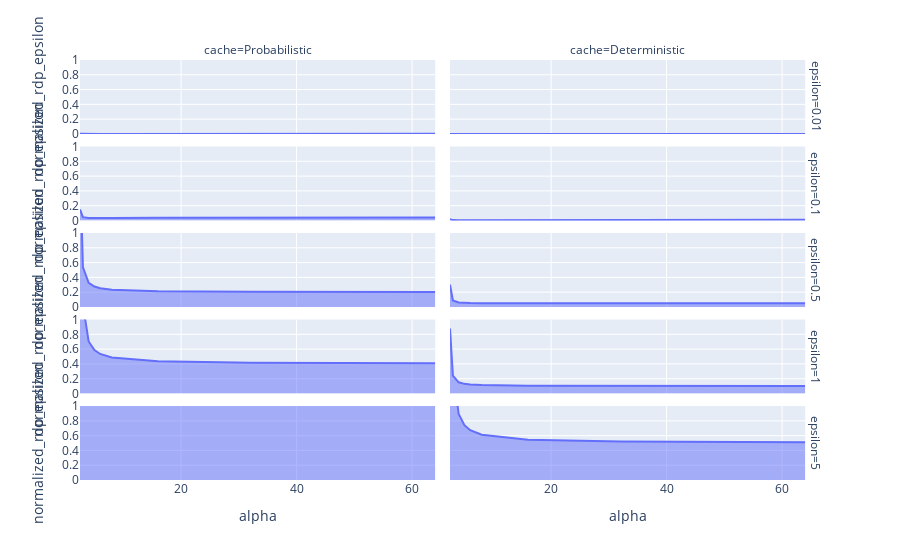

Source (notebook cell):
### Code cell
curves = {}
for epsilon in [0.01, 0.1, 0.5, 1, 5]:
    curves[f"Probabilistic_{epsilon}"] = (PureDPtoRDP(epsilon=3*epsilon) + LaplaceCurve(laplace_noise=1/epsilon))
    curves[f"Deterministic_{epsilon}"] = LaplaceCurve(laplace_noise=1/epsilon)
df = df_normalized_curves(curves)
df["epsilon"] = df.mech_name.apply(lambda s: s.split("_")[1])
df["cache"] = df.mech_name.apply(lambda s: s.split("_")[0])
px.area(df, range_y=[1e-6,1], log_y=False, x="alpha", y="normalized_rdp_epsilon", facet_col="cache", line_group="mech_name", facet_row="epsilon")

### Figure 1 — Plotly figure (JSON) as saved in the notebook; plotly's stock layout.template omitted (floating-point values rounded to 4 significant figures)
{"data": [{"fillpattern": {"shape": ""}, "hovertemplate": "epsilon=0.01<br>cache=Probabilistic<br>mech_name=Probabilistic_0.01<br>alpha=%{x}<br>normalized_rdp_epsilon=%{y}<extra></extra>", "legendgroup": "", "line": {"color": "#636efa"}, "marker": {"symbol": "circle"}, "mode": "lines", "name": "", "orientation": "v", "showlegend": false, "stackgroup": "1", "type": "scatter", "x": [2.5, 3, 4, 5, 6, 8, 16, 32, 64], "xaxis": "x9", "y": [0.001582, 0.0004845, 0.00037, 0.0003807, 0.0004127, 0.0004944, 0.0008535, 0.001489, 0.002308], "yaxis": "y9"}, {"fillpattern": {"shape": ""}, "hovertemplate": "epsilon=0.01<br>cache=Deterministic<br>mech_name=Deterministic_0.01<br>alpha=%{x}<br>normalized_rdp_epsilon=%{y}<extra></extra>", "legendgroup": "", "line": {"color": "#636efa"}, "marker": {"symbol": "circle"}, "mode": "lines", "name": "", "orientation": "v", "showlegend": false, "stackgroup": "1", "type": "scatter", "x": [2.5, 3, 4, 5, 6, 8, 16, 32, 64], "xaxis": "x10", "y": [0.0001578, 4.834e-05, 3.694e-05, 3.805e-05, 4.13e-05, 4.962e-05, 8.748e-05, 0.0001642, 0.0003064], "yaxis": "y10"}, {"fillpattern": {"shape": ""}, "hovertemplate": "epsilon=0.1<br>cache=Probabilistic<br>mech_name=Probabilistic_0.1<br>alpha=%{x}<br>normalized_rdp_epsilon=%{y}<extra></extra>", "legendgroup": "", "line": {"color": "#636efa"}, "marker": {"symbol": "circle"}, "mode": "lines", "name": "", "orientation": "v", "showlegend": false, "stackgroup": "1", "type": "scatter", "x": [2.5, 3, 4, 5, 6, 8, 16, 32, 64], "xaxis": "x7", "y": [0.1494, 0.0446, 0.03201, 0.03072, 0.03097, 0.03215, 0.03544, 0.03771, 0.03889], "yaxis": "y7"}, {"fillpattern": {"shape": ""}, "hovertemplate": "epsilon=0.1<br>cache=Deterministic<br>mech_name=Deterministic_0.1<br>alpha=%{x}<br>normalized_rdp_epsilon=%{y}<extra></extra>", "legendgroup": "", "line": {"color": "#636efa"}, "marker": {"symbol": "circle"}, "mode": "lines", "name": "", "orientation": "v", "showlegend": false, "stackgroup": "1", "type": "scatter", "x": [2.5, 3, 4, 5, 6, 8, 16, 32, 64], "xaxis": "x8", "y": [0.01522, 0.004649, 0.00352, 0.003583, 0.003833, 0.004445, 0.006462, 0.008185, 0.009112], "yaxis": "y8"}, {"fillpattern": {"shape": ""}, "hovertemplate": "epsilon=0.5<br>cache=Probabilistic<br>mech_name=Probabilistic_0.5<br>alpha=%{x}<br>normalized_rdp_epsilon=%{y}<extra></extra>", "legendgroup": "", "line": {"color": "#636efa"}, "marker": {"symbol": "circle"}, "mode": "lines", "name": "", "orientation": "v", "showlegend": false, "stackgroup": "1", "type": "scatter", "x": [2.5, 3, 4, 5, 6, 8, 16, 32, 64], "xaxis": "x5", "y": [2.034, 0.5403, 0.3251, 0.2757, 0.2541, 0.2344, 0.214, 0.2064, 0.203], "yaxis": "y5"}, {"fillpattern": {"shape": ""}, "hovertemplate": "epsilon=0.5<br>cache=Deterministic<br>mech_name=Deterministic_0.5<br>alpha=%{x}<br>normalized_rdp_epsilon=%{y}<extra></extra>", "legendgroup": "", "line": {"color": "#636efa"}, "marker": {"symbol": "circle"}, "mode": "lines", "name": "", "orientation": "v", "showlegend": false, "stackgroup": "1", "type": "scatter", "x": [2.5, 3, 4, 5, 6, 8, 16, 32, 64], "xaxis": "x6", "y": [0.3023, 0.08771, 0.05949, 0.05427, 0.05243, 0.05112, 0.05022, 0.05005, 0.05001], "yaxis": "y6"}, {"fillpattern": {"shape": ""}, "hovertemplate": "epsilon=1<br>cache=Probabilistic<br>mech_name=Probabilistic_1<br>alpha=%{x}<br>normalized_rdp_epsilon=%{y}<extra></extra>", "legendgroup": "", "line": {"color": "#636efa"}, "marker": {"symbol": "circle"}, "mode": "lines", "name": "", "orientation": "v", "showlegend": false, "stackgroup": "1", "type": "scatter", "x": [2.5, 3, 4, 5, 6, 8, 16, 32, 64], "xaxis": "x3", "y": [4.637, 1.204, 0.7039, 0.5867, 0.5346, 0.4863, 0.4354, 0.4162, 0.4078], "yaxis": "y3"}, {"fillpattern": {"shape": ""}, "hovertemplate": "epsilon=1<br>cache=Deterministic<br>mech_name=Deterministic_1<br>alpha=%{x}<br>normalized_rdp_epsilon=%{y}<extra></extra>", "legendgroup": "", "line": {"color": "#636efa"}, "marker": {"symbol": "circle"}, "mode": "lines", "name": "", "orientation": "v", "showlegend": false, "stackgroup": "1", "type": "scatter", "x": [2.5, 3, 4, 5, 6, 8, 16, 32, 64], "xaxis": "x4", "y": [0.8788, 0.2415, 0.1508, 0.1303, 0.1214, 0.1134, 0.1053, 0.1024, 0.1011], "yaxis": "y4"}, {"fillpattern": {"shape": ""}, "hovertemplate": "epsilon=5<br>cache=Probabilistic<br>mech_name=Probabilistic_5<br>alpha=%{x}<br>normalized_rdp_epsilon=%{y}<extra></extra>", "legendgroup": "", "line": {"color": "#636efa"}, "marker": {"symbol": "circle"}, "mode": "lines", "name": "", "orientation": "v", "showlegend": false, "stackgroup": "1", "type": "scatter", "x": [2.5, 3, 4, 5, 6, 8, 16, 32, 64], "xaxis": "x", "y": [24.93, 6.385, 3.673, 3.033, 2.747, 2.481, 2.198, 2.091, 736.7], "yaxis": "y"}, {"fillpattern": {"shape": ""}, "hovertemplate": "epsilon=5<br>cache=Deterministic<br>mech_name=Deterministic_5<br>alpha=%{x}<br>normalized_rdp_epsilon=%{y}<extra></extra>", "legendgroup": "", "line": {"color": "#636efa"}, "marker": {"symbol": "circle"}, "mode": "lines", "name": "", "orientation": "v", "showlegend": false, "stackgroup": "1", "type": "scatter", "x": [2.5, 3, 4, 5, 6, 8, 16, 32, 64], "xaxis": "x2", "y": [5.935, 1.534, 0.8922, 0.7414, 0.6742, 0.6118, 0.5459, 0.521, 0.5101], "yaxis": "y2"}], "layout": {"annotations": [{"font": {}, "showarrow": false, "text": "cache=Probabilistic", "x": 0.24, "xanchor": "center", "xref": "paper", "y": 1, "yanchor": "bottom", "yref": "paper"}, {"font": {}, "showarrow": false, "text": "cache=Deterministic", "x": 0.74, "xanchor": "center", "xref": "paper", "y": 1, "yanchor": "bottom", "yref": "paper"}, {"font": {}, "showarrow": false, "text": "epsilon=5", "textangle": 90, "x": 0.98, "xanchor": "left", "xref": "paper", "y": 0.088, "yanchor": "middle", "yref": "paper"}, {"font": {}, "showarrow": false, "text": "epsilon=1", "textangle": 90, "x": 0.98, "xanchor": "left", "xref": "paper", "y": 0.294, "yanchor": "middle", "yref": "paper"}, {"font": {}, "showarrow": false, "text": "epsilon=0.5", "textangle": 90, "x": 0.98, "xanchor": "left", "xref": "paper", "y": 0.5, "yanchor": "middle", "yref": "paper"}, {"font": {}, "showarrow": false, "text": "epsilon=0.1", "textangle": 90, "x": 0.98, "xanchor": "left", "xref": "paper", "y": 0.706, "yanchor": "middle", "yref": "paper"}, {"font": {}, "showarrow": false, "text": "epsilon=0.01", "textangle": 90, "x": 0.98, "xanchor": "left", "xref": "paper", "y": 0.912, "yanchor": "middle", "yref": "paper"}], "legend": {"tracegroupgap": 0}, "margin": {"t": 60}, "xaxis": {"anchor": "y", "domain": [0, 0.48], "title": {"text": "alpha"}}, "xaxis10": {"anchor": "y10", "domain": [0.5, 0.98], "matches": "x", "showticklabels": false}, "xaxis2": {"anchor": "y2", "domain": [0.5, 0.98], "matches": "x", "title": {"text": "alpha"}}, "xaxis3": {"anchor": "y3", "domain": [0, 0.48], "matches": "x", "showticklabels": false}, "xaxis4": {"anchor": "y4", "domain": [0.5, 0.98], "matches": "x", "showticklabels": false}, "xaxis5": {"anchor": "y5", "domain": [0, 0.48], "matches": "x", "showticklabels": false}, "xaxis6": {"anchor": "y6", "domain": [0.5, 0.98], "matches": "x", "showticklabels": false}, "xaxis7": {"anchor": "y7", "domain": [0, 0.48], "matches": "x", "showticklabels": false}, "xaxis8": {"anchor": "y8", "domain": [0.5, 0.98], "matches": "x", "showticklabels": false}, "xaxis9": {"anchor": "y9", "domain": [0, 0.48], "matches": "x", "showticklabels": false}, "yaxis": {"anchor": "x", "domain": [0, 0.176], "range": [1e-06, 1], "title": {"text": "normalized_rdp_epsilon"}}, "yaxis10": {"anchor": "x10", "domain": [0.824, 1], "matches": "y", "showticklabels": false}, "yaxis2": {"anchor": "x2", "domain": [0, 0.176], "matches": "y", "showticklabels": false}, "yaxis3": {"anchor": "x3", "domain": [0.206, 0.382], "matches": "y", "range": [1e-06, 1], "title": {"text": "normalized_rdp_epsilon"}}, "yaxis4": {"anchor": "x4", "domain": [0.206, 0.382], "matches": "y", "showticklabels": false}, "yaxis5": {"anchor": "x5", "domain": [0.412, 0.588], "matches": "y", "range": [1e-06, 1], "title": {"text": "normalized_rdp_epsilon"}}, "yaxis6": {"anchor": "x6", "domain": [0.412, 0.588], "matches": "y", "showticklabels": false}, "yaxis7": {"anchor": "x7", "domain": [0.618, 0.794], "matches": "y", "range": [1e-06, 1], "title": {"text": "normalized_rdp_epsilon"}}, "yaxis8": {"anchor": "x8", "domain": [0.618, 0.794], "matches": "y", "showticklabels": false}, "yaxis9": {"anchor": "x9", "domain": [0.824, 1], "matches": "y", "range": [1e-06, 1], "title": {"text": "normalized_rdp_epsilon"}}}}
